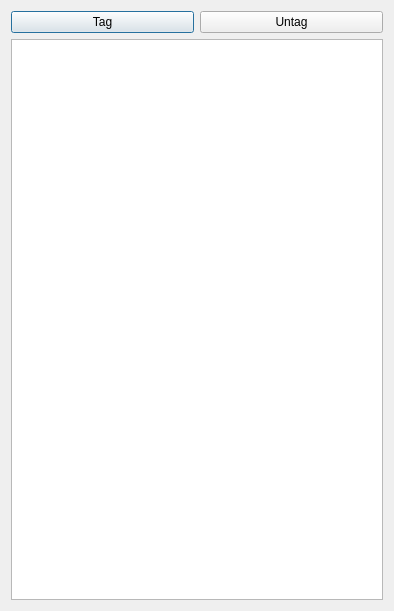
<?xml version="1.0" encoding="UTF-8"?>
<ui version="4.0">
 <class>AlembicTaggerDialog</class>
 <widget class="QDialog" name="AlembicTaggerDialog">
  <property name="geometry">
   <rect>
    <x>0</x>
    <y>0</y>
    <width>394</width>
    <height>611</height>
   </rect>
  </property>
  <property name="windowTitle">
   <string>Alembic Tagger</string>
  </property>
  <layout class="QVBoxLayout" name="verticalLayout">
   <item>
    <layout class="QHBoxLayout" name="horizontalLayout">
     <item>
      <widget class="QPushButton" name="but_tag">
       <property name="text">
        <string>Tag</string>
       </property>
      </widget>
     </item>
     <item>
      <widget class="QPushButton" name="but_untag">
       <property name="text">
        <string>Untag</string>
       </property>
      </widget>
     </item>
    </layout>
   </item>
   <item>
    <widget class="QTreeView" name="tree">
     <property name="selectionMode">
      <enum>QAbstractItemView::ExtendedSelection</enum>
     </property>
     <property name="headerHidden">
      <bool>true</bool>
     </property>
    </widget>
   </item>
  </layout>
 </widget>
 <resources/>
 <connections/>
</ui>
